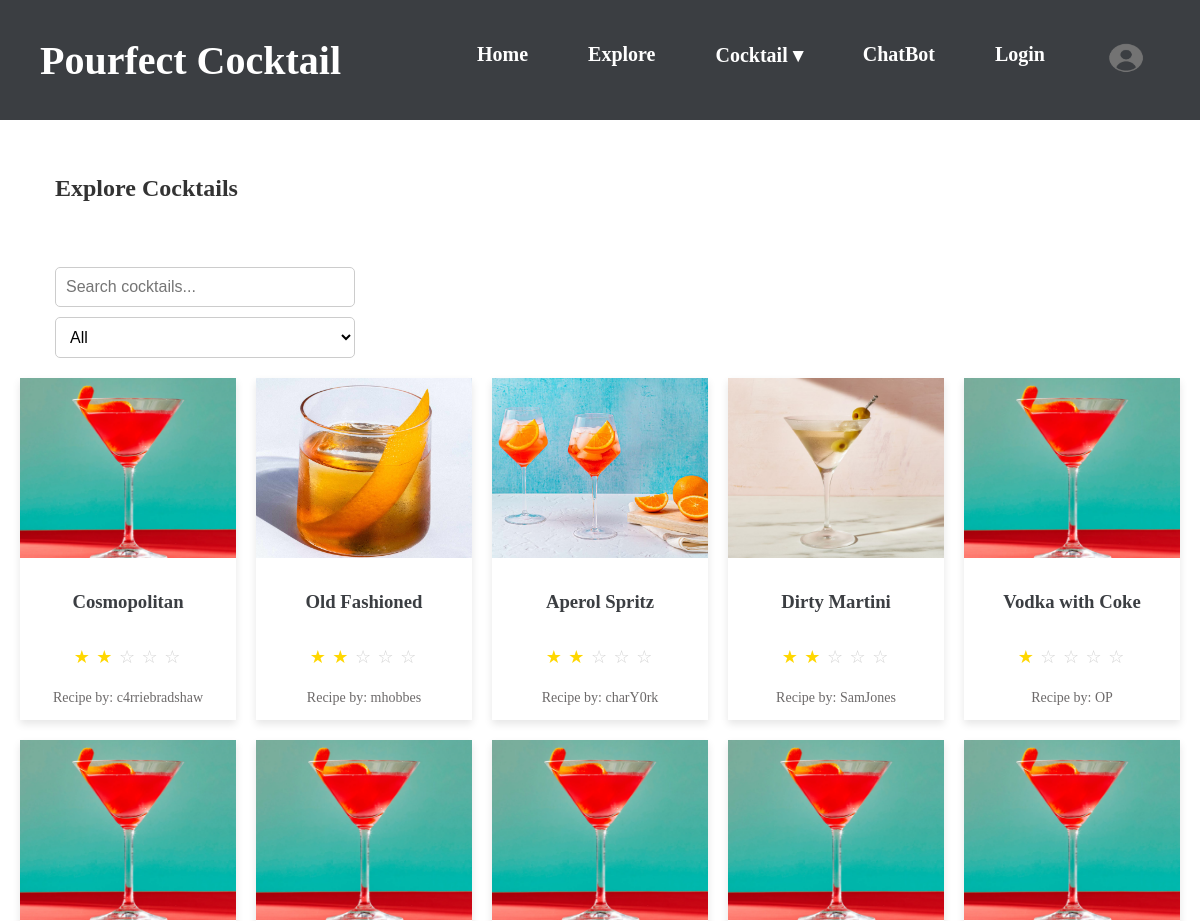
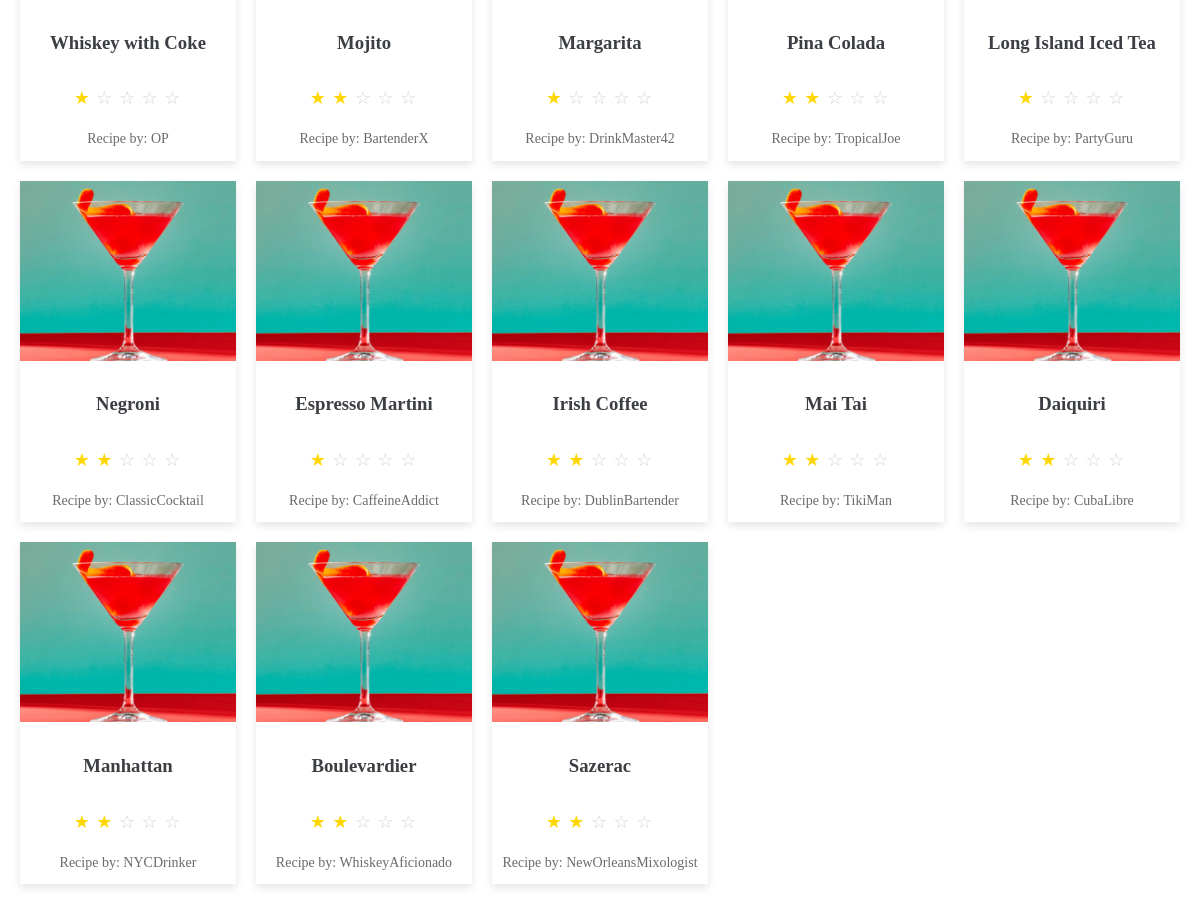
The page /explore.html on the database its author committed (2 pictures, top to bottom).
### models.py (models this page shows)
class cocktails(Base):
    __tablename__ = 'cocktails'
    id = Column(Integer, primary_key=True)
    name = Column(String)

### main.py (the view, shortened to what this page needs)
@app.route('/explore.html')
def explore():
    db = get_db()
    cocktail_id = request.args.get("id") #Taking data from the user input if card clicked
    user_id = session.get("user_id")
    favorite_cocktail_ids = {
        row["cocktail_id"] for row in db.execute(
            "SELECT cocktail_id FROM favorites WHERE user_id = ?", (user_id,)
        ).fetchall()
    }
    filter_option = request.args.get("filter", "all")
    query = "SELECT * FROM cocktails"
    if filter_option == "alcoholic":
        query += " WHERE alcohol_content > 0"
    elif filter_option == "non-alcoholic":
        query += " WHERE alcohol_content = 0"
    elif filter_option == "easy":
        query += " ORDER BY CAST(popularity AS FLOAT) / reviews_number ASC"
    elif filter_option == "advanced":
        query += " ORDER BY CAST(popularity AS FLOAT) / reviews_number DESC"
    cocktails = db.execute(query).fetchall()
    return render_template("explore.html", cocktails=cocktails, filter_option=filter_option, favorite_cocktail_ids = favorite_cocktail_ids)

### main.py (called while the page is built)
def get_db():
    if "db" not in g:
        g.db = sqlite3.connect(DATABASE, detect_types=sqlite3.PARSE_DECLTYPES)
        g.db.row_factory = sqlite3.Row
    return g.db

### templates/explore.html (shortened to what this page needs)
<!DOCTYPE html>
<html lang="en">
<head>
    <link rel="stylesheet" href="{{ url_for('static', filename='styles.css') }}">
</head>
<body class = "explore">
    {% include 'navbar.html' %}
    {% if selected_cocktail %}
    <div class="cocktail-details-container">
            <div class="recipe-column1">
                <h1>{{ selected_cocktail.name }}</h1>
                <br>
                <img src="{{ url_for('static', filename=selected_cocktail.image) }}" alt="{{ selected_cocktail.name }}">
                <div class="rating">
                    {% set rating = (selected_cocktail.popularity / selected_cocktail.reviews_number) | round(1) %}
                    {% for i in range(1, 6) %}
                        {% if i <= rating %}
                            <span class="star filled">★</span>
                        {% else %}
                            <span class="star empty">☆</span>
                        {% endif %}
                    {% endfor %}
                </div>
                <p><strong>Recipe by:</strong> {{ selected_cocktail.recipe_by }}</p>
                <p><strong>Alcoholic:</strong> {% if selected_cocktail.alcohol_content == 1 %} Yes {% else %} No {% endif %}</p>
                {% if session.user_id and selected_cocktail.id not in favorite_cocktail_ids%}
                <form action="{{ url_for('add_favorite', cocktail_id = selected_cocktail.id) }}" method = "POST">
                    <button type="submit" class = "favorite-button">Add to favorites</button>
                </form>
                {% elif session.user_id %}
                <form action="{{ url_for('remove_favorite', cocktail_id=selected_cocktail.id) }}" method="POST">
                    <button type="submit" class="remove-favorite-button">Remove from favorites</button>
                </form>
                {% endif %}
                <button onclick="openReviewModal()">Leave a Review</button>
                <button onclick="history.back()">Go Back</button>
                <div id="reviewModal" class="modal">
                    <div class="modal-content">
                        <span class="close" onclick="closeReviewModal()">&times;</span>
                        <h2>Leave a Review for {{ selected_cocktail.name }}</h2>
                        <form id="reviewForm" method="POST" action="{{ url_for('submit_review') }}">
                            <input type="hidden" name="cocktail_id" value="{{ selected_cocktail.id }}">
                            <label for="rating">Rating (1-5):</label>
                            <select name="rating" required>
                                <option value="1">★☆☆☆☆</option>
                                <option value="2">★★☆☆☆</option>
                                <option value="3">★★★☆☆</option>
                                <option value="4">★★★★☆</option>
                                <option value="5">★★★★★</option>
                            </select>
                            <label for="review_text">Your Review (optional):</label>
                            <textarea name="review_text" rows="4"></textarea>
                            <button type="submit">Submit</button>
                        </form>
                    </div>
                </div>
            </div>
            <div class="review-column">
                <h3>Reviews</h3>
                <div class="review-textbox">
                {% if reviews %}
                    <p>Debug: Found {{ reviews|length }} reviews.</p>
                    <ul>
                        {% for review in reviews %}
                            <li>
                                <strong>{{ review.username }}</strong>
                                <span class="rating">
                                    {% for i in range(1, 6) %}
                                        {% if i <= review.rating %}
                                            <span class="star filled">★</span>
                                        {% else %}
                                            <span class="star empty">☆</span>
                                        {% endif %}
                                    {% endfor %}
                                </span>
                                <p>{{ review.review_text }}</p>
                                <small>{{ review.created_at }}</small>
                            </li>
                        {% endfor %}
                    </ul>
                {% else %}
                    <p>Debug: No reviews found.</p>
                {% endif %}
                </div>
            </div>
            <div class="recipe-column2">
                <h3>Ingredients</h3>
                <ul>
                    {% for ingredient in ingredients %}
                        <li>{{ ingredient.name }}</li>
                    {% endfor %}
                </ul>
            </div>
            <div class="recipe-column3">
                <h3>Method</h3>
                <div class="method-textbox">{{ selected_cocktail.method }}</div>
            </div>
    {% else %}
        <div class="explore-container">
            <h2>Explore Cocktails</h2>
            <div class="search-filter-container">
                <input type="text" id="search-bar" placeholder="Search cocktails..." oninput="filterCocktails()">
                <select id="filter-select" onchange="applyFilter()">
                    <option value="all" {% if filter_option == 'all' %}selected{% endif %}>All</option>
                </select>
            </div>
            <div class="cocktail-grid1" id="cocktail-list">
                {% for cocktail in cocktails %}
                    <div class="cocktail-card" onclick="goToExplore({{ cocktail.id }})">
                        <img src="{{ url_for('static', filename=cocktail.image) }}" alt="{{ cocktail.name }}">
                        <h3>{{ cocktail.name }}</h3>
                        <div class="rating">
                            {% set rating = (cocktail.popularity / cocktail.reviews_number) | round(1) %}
                            {% for i in range(1, 6) %}
                                {% if i <= rating %}
                                    <span class="star filled">★</span>
                                {% else %}
                                    <span class="star empty">☆</span>
                                {% endif %}
                            {% endfor %}
                        </div>
                        <p>Recipe by: {{ cocktail.recipe_by }}</p>
                    </div>
                {% endfor %}
            </div>
        </div>
    {% endif %}
</body>
</html>

### templates/navbar.html (shortened to what this page needs)
<section>
    <div class="navbar">
        <div class="website-name">Pourfect Cocktail</div>
        <nav>
            <ul>
                <li><a href="{{ url_for('homepage') }}">Home</a></li>
                <li><a href="{{ url_for('explore') }}">Explore</a></li>
                <li class="dropdown">
                    <a href="#" class="dropbtn">Cocktail ▾</a>
                </li>
                <li><a href="{{ url_for('chat_page') }}">ChatBot</a></li>
                {% if session.user_id %}
                    <li><a href="{{ url_for('logout') }}">Logout</a></li>
                    <li><a href="userpage.html"><img src="{{ url_for('static', filename='user.png') }}" alt="User Image"></a></li>
                {% else %}
                    <li><a href="{{ url_for('login') }}">Login</a></li>
                    <li><a href="login.html"><img src="{{ url_for('static', filename='user.png') }}" alt="User Image"></a></li>
                {% endif %}
            </ul>
        </nav>
    </div>
</section>

### static/styles.css (style rules this page uses)
:root { --primary-color: #3b3e42; --accent-color: #ff6f61; --hover-color: #e65c50; }
body { background-color: white; font-family: "Tinos", serif; color: black; margin:0; padding:0; width: 100%; }
.navbar { background-color: var(--primary-color); padding: 20px 40px; width: 100%; height:120px; display: flex; justify-content: space-between; align-items: center; position: relative; }
.website-name { font-size: 40px; font-weight: bold; color: white; font-style: bold; }
.navbar nav { display: flex; }
.navbar ul { list-style: none; margin: 0; padding: 0; display: flex; gap: 30px; }
.navbar li { display: inline-block; position: relative; }
.navbar a { text-decoration: none; color: white; font-weight: bold; padding: 10px 15px; transition: 0.3s; font-size: 20px; }
.dropdown { position: relative; }
.navbar img { width: 40px; height: 30px; }
div { box-sizing: border-box; }
.cocktail-grid1 { display: grid; grid-template-columns: repeat(3, minmax(250px, 1fr)); gap: 80px; padding: 40px; max-width: 1200px; width: 100%; margin: 0 auto; }
.cocktail-card img { width: 100%; height: 180px; object-fit: cover; }
p { font-size: 16px; line-height: 1.6; }
div a img { border-radius: 10px; transition: transform 0.3s ease-in-out; }
input { width: calc(100% - 20px); padding: 10px; margin: 10px 0; border: 1px solid #ccc; border-radius: 5px; box-sizing: border-box; }
a { width: 200px; padding: 30px; text-align: center; justify-content: center; text-decoration: none; color: var(--primary-color); }
.rating { font-size: 40px; color: gold; }
.star { display: inline-block; margin-right: 2px; }
.filled { color: gold; }
.empty { color: lightgray; }
* { box-sizing:border-box }
ul, ol { list-style: none; }
h2, h3 { color: #333; }
.cocktail-card { background: white; box-shadow: 0px 4px 8px rgba(0, 0, 0, 0.1); overflow: hidden; transition: transform 0.3s ease-in-out; }
.cocktail-card h3 { padding: 10px 15px; color: var(--primary-color); }
.rating { padding: 5px; color: gold; }
.explore h2 { margin: 55px; }
#search-bar, #filter-select { padding: 10px; font-size: 16px; border: 1px solid #ccc; border-radius: 5px; outline: none; display: grid; place-items: center; }
#search-bar { margin-left: 55px; width: 250px; }
#filter-select { width: 180px; margin-left: 55px; background-color: white; cursor: pointer; }
.cocktail-card { background: white; box-shadow: black; transition: transform 0.3s ease, box-shadow 0.3s ease; cursor: pointer; text-align: center; overflow: hidden; }
.rating { color: gold; font-size: 18px; margin-bottom: 5px; }
.cocktail-card p { font-size: 14px; color: #6d6a6a; margin-bottom: 10px; }
.search-filter-container { display: flex; flex-direction: column; align-items: left; }
#search-bar, #filter-select { width: 100%; max-width: 300px; }
.cocktail-grid1 { display: grid; grid-template-columns: repeat(auto-fill, minmax(200px, 1fr)); gap: 20px; padding: 20px; }

### rows shown on the page
cocktails: image (picture), name "Cosmopolitan", recipe_by "c4rriebradshaw"
cocktails: image (picture), name "Old Fashioned", recipe_by "mhobbes"
cocktails: image (picture), name "Aperol Spritz", recipe_by "charY0rk"
cocktails: image (picture), name "Dirty Martini", recipe_by "SamJones"
cocktails: image (picture), name "Vodka with Coke", recipe_by "OP"
cocktails: image (picture), name "Whiskey with Coke", recipe_by "OP"
cocktails: image (picture), name "Mojito", recipe_by "BartenderX"
cocktails: image (picture), name "Margarita", recipe_by "DrinkMaster42"
cocktails: image (picture), name "Pina Colada", recipe_by "TropicalJoe"
cocktails: image (picture), name "Long Island Iced Tea", recipe_by "PartyGuru"
cocktails: image (picture), name "Negroni", recipe_by "ClassicCocktail"
cocktails: image (picture), name "Espresso Martini", recipe_by "CaffeineAddict"
cocktails: image (picture), name "Irish Coffee", recipe_by "DublinBartender"
cocktails: image (picture), name "Mai Tai", recipe_by "TikiMan"
cocktails: image (picture), name "Daiquiri", recipe_by "CubaLibre"
cocktails: image (picture), name "Manhattan", recipe_by "NYCDrinker"
cocktails: image (picture), name "Boulevardier", recipe_by "WhiskeyAficionado"
cocktails: image (picture), name "Sazerac", recipe_by "NewOrleansMixologist"
